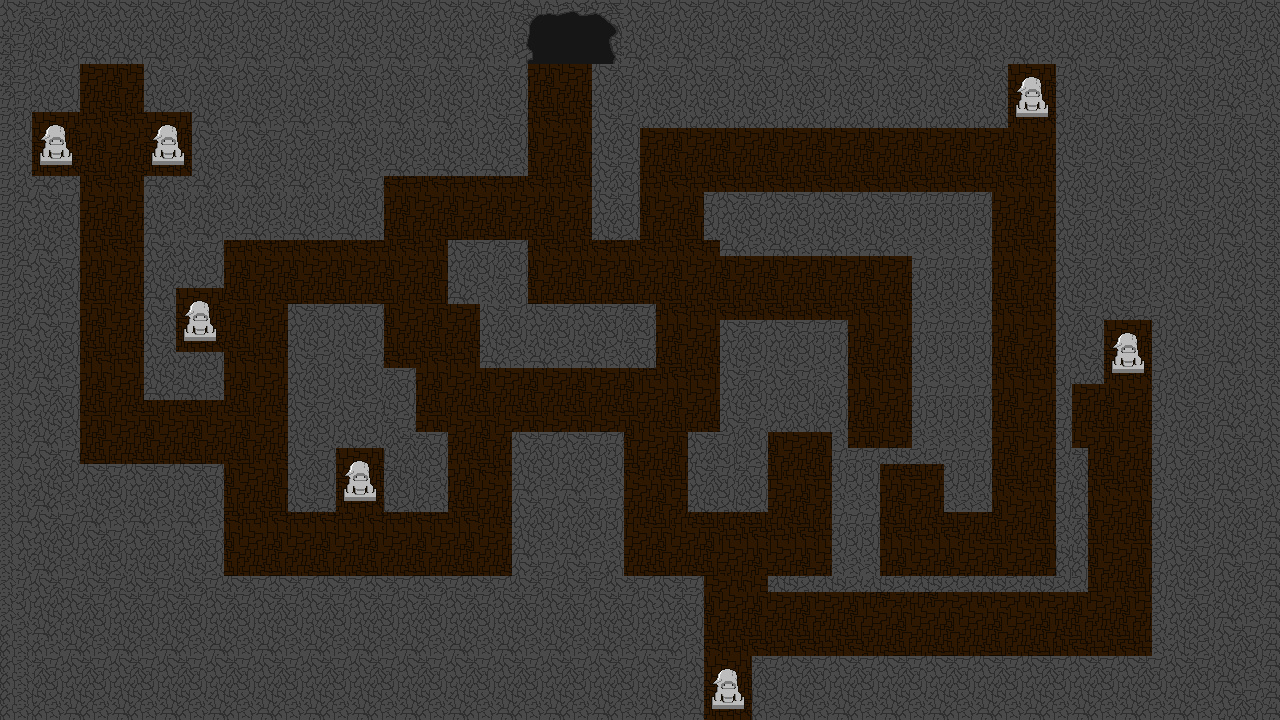

The image is a tile-based game level rendered from a .tmx file. Its description and source (layers, tilesets, objects; grid data summarised) follow:
An orthogonal 80x45 tile map with 16x16 px tiles, 3 tile layers (terrain, zone, bloquant), 2 tilesets and 11 objects.

<map version="1.5" tiledversion="1.5.0" orientation="orthogonal" renderorder="right-down" width="80" height="45" tilewidth="16" tileheight="16" infinite="0" nextlayerid="9" nextobjectid="21">
 <editorsettings>
  <export target="../GD1B_ZELDA/map_3.json" format="json" />
 </editorsettings>
 <tileset firstgid="1" name="tileset_placeholder" tilewidth="16" tileheight="16" tilecount="112" columns="28">
  <image source="tileset_placeholder.jpg" width="448" height="64" />
 </tileset>
 <tileset firstgid="113" name="tileset_placeholder" tilewidth="16" tileheight="16" tilecount="100" columns="25">
  <image source="../GD1B_AVENTURE_ZINS_0/assets/tileset_placeholder.png" width="400" height="64" />
 </tileset>
 <layer id="1" name="terrain" width="80" height="45">
  <data>[3600 cells, 3600 non-empty, 36 distinct tile ids]</data>
 </layer>
 <layer id="2" name="zone" width="80" height="45">
  <data>[3600 cells, 32 non-empty, 32 distinct tile ids]</data>
 </layer>
 <layer id="3" name="bloquant" width="80" height="45">
  <data>[3600 cells, 2396 non-empty, 24 distinct tile ids]</data>
 </layer>
 <objectgroup id="7" name="ennemis">
  <object id="2" x="255.519" y="433.083" />
  <object id="3" x="415.759" y="271.398" />
  <object id="4" x="688.602" y="401.323" />
  <object id="5" x="734.797" y="541.353" />
  <object id="6" x="479.278" y="415.759" />
  <object id="7" x="672.722" y="223.759" />
  <object id="8" x="558.677" y="209.323" />
 </objectgroup>
 <objectgroup id="6" name="item">
  <object id="1" x="64.9624" y="7.10543e-15" width="24.5414" height="38.9774" />
 </objectgroup>
 <objectgroup id="8" name="fakeitem" visible="0">
  <object id="18" x="1100.03" y="437.414">
   <ellipse />
  </object>
  <object id="19" x="889.263" y="513.925">
   <ellipse />
  </object>
  <object id="20" x="459.068" y="567.338">
   <ellipse />
  </object>
 </objectgroup>
</map>
